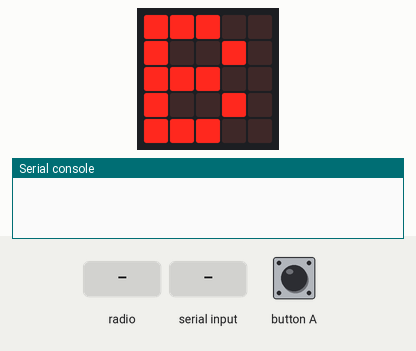
A program run on a simulated BBC micro:bit running MicroPython. Shown: the board's 5×5 LED display, the last lines printed to the serial console. The test bench sets the inputs (shaded band). No radio messages arrive unless stated (any console line starting 'radio sent:' is added by the test bench).

Above: at 1.2 s.
1.3 s: radio message "1" arrives
At 2.4 s:
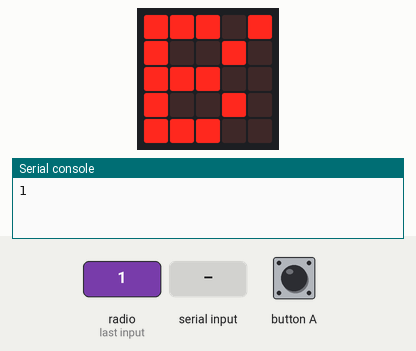
2.8 s: "1" typed at the serial console, then Enter
At 3.9 s:
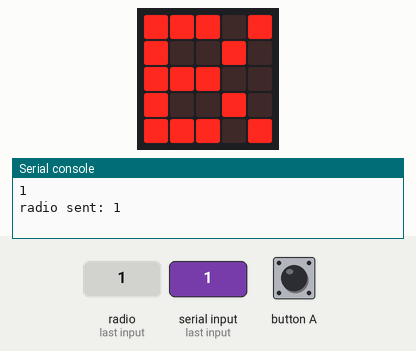
4.3 s: radio message "1" arrives
At 4.9 s:
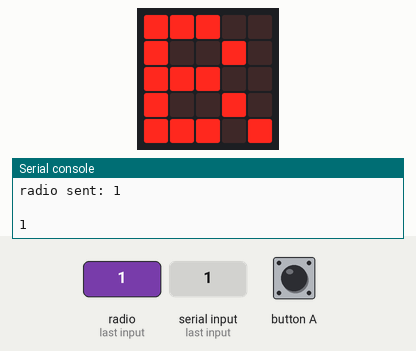
5.8 s: "0" typed at the serial console, then Enter
At 7.0 s:
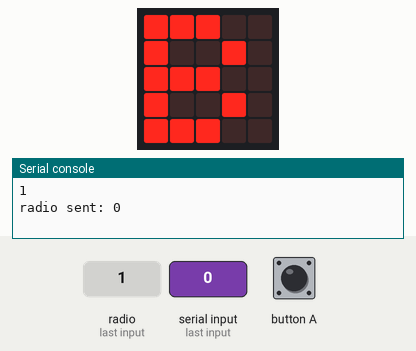
7.3 s: "2" typed at the serial console, then Enter
At 8.2 s:
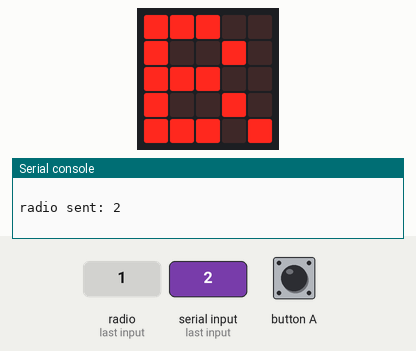
Timing chart, 0 to 9.8 s (numbered marks = the images above; inputs shaded):
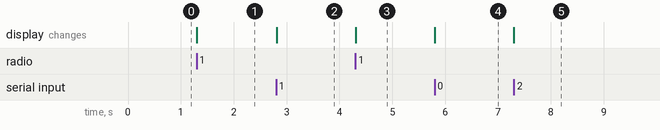

Measured:
- after the input at 1.3 s, the display: changes at once (image 1)
- after the input at 2.8 s, the display: changes at once (image 2)
- after the input at 4.3 s, the display: changes at once (image 3)
- after the input at 5.8 s, the display: changes at once (image 4)
- after the input at 7.3 s, the display: changes at once (image 5)

The program:

microbit_bridge.py
```python
from microbit import uart, display, sleep, button_a
import radio

uart.init(baudrate=115200)
radio.config(group=42)
radio.on()

display.show("B")


def toggle_led(x, y):
    value = display.get_pixel(x, y)
    if not value:
        display.set_pixel(x, y, 9)  # Turn LED on
    else:
        display.set_pixel(x, y, 0)  # Turn LED off


while True:

    # Forward messages from UART to RADIO
    if uart.any():
        msg = uart.read()
        radio.send(msg)
        toggle_led(4, 4)

    # Forward messages from RADIO to UART
    incoming = radio.receive()
    if incoming is not None:
        uart.write(incoming + "\n")
        toggle_led(4, 0)

    # A short sleep helps everything run smoothly
    sleep(10)
```
